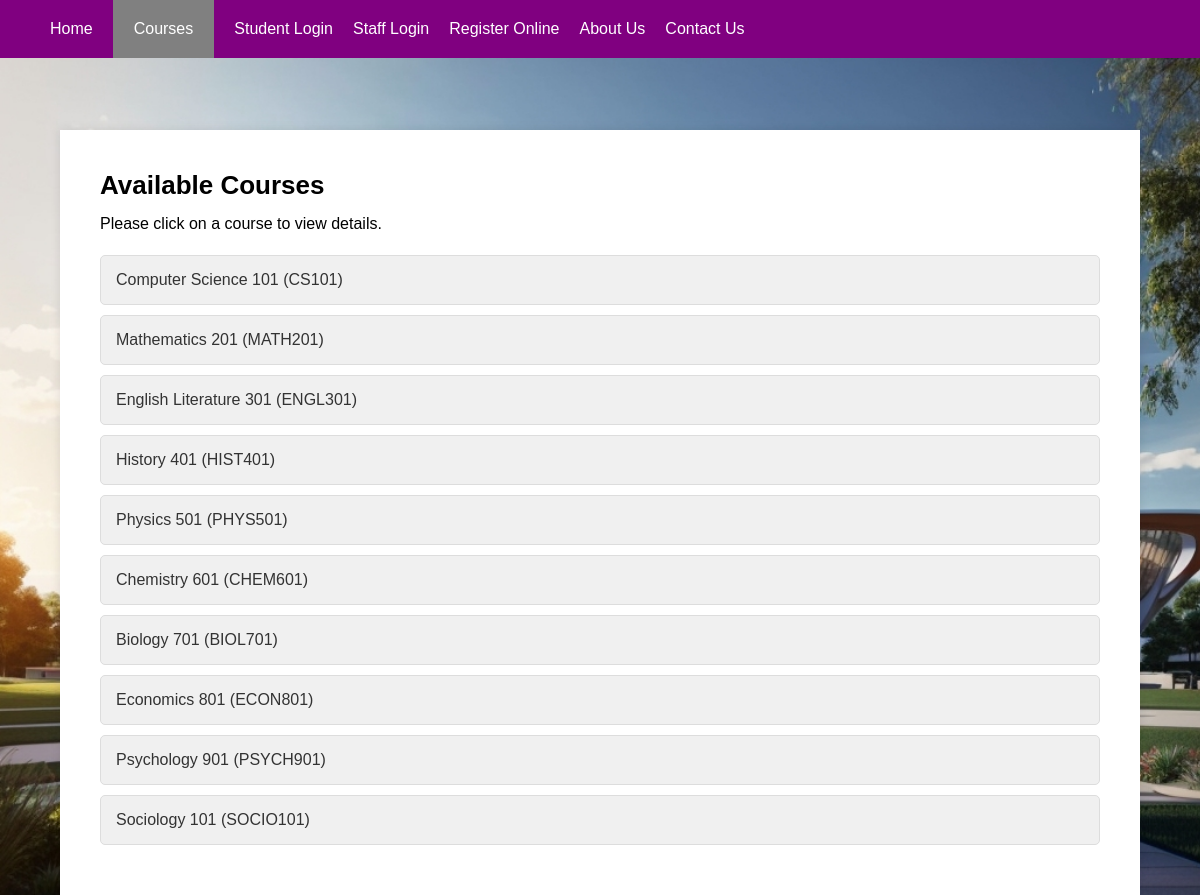
/courses.php, run on the app's committed database.
### tables this page shows
CREATE TABLE IF NOT EXISTS `courses` (
  `course_id` int NOT NULL AUTO_INCREMENT,
  `course_name` varchar(255) NOT NULL,
  `course_code` varchar(10) NOT NULL,
  `course_description` text,
  PRIMARY KEY (`course_id`)
);

### courses.php (the view, shortened to what this page needs)
<!DOCTYPE html>
<html>
<head>
    <link rel="stylesheet" type="text/css" href="style.css">
</head>
<body>
    <?php
    include('db_connection.php');
    include('navbar.php');
    ?>
    <br><br><br><br>
    <div class="container">
        <h1>Available Courses</h1>
<p>Please click on a course to view details.</p> <br>
        <?php
        $query = "SELECT * FROM courses";
        $result = mysqli_query($conn, $query);
        if (mysqli_num_rows($result) > 0) {
            echo "<ul>";
            while ($row = mysqli_fetch_assoc($result)) {
                echo "<li>";
                echo "<a href='course_details.php?course_id=" . $row['course_id'] . "'>";
                echo $row['course_name'] . " (" . $row['course_code'] . ")";
                echo "</a>";
                echo "</li>";
            }
            echo "</ul>";
        } else {
            echo "<p>No courses available at the moment.</p>";
        }
        ?>
    </div>
</body>
</html>

### navbar.php (shortened to what this page needs)
<!DOCTYPE html>
<html>
<head>
    <link rel="stylesheet" type="text/css" href="style.css">
</head>
<body>
    <div class="navbar">
        <ul>
            <li <?php if (basename($_SERVER['PHP_SELF']) == 'index.php') echo 'class="active"'; ?>><a href="index.php">Home</a></li>
            <li <?php if (basename($_SERVER['PHP_SELF']) == 'courses.php') echo 'class="active"'; ?>><a href="courses.php">Courses</a></li>
            <?php
            if (isset($_SESSION['student_id']) || isset($_SESSION['staff_id'])) {
                echo '<a href="logout.php" class="login-logout-button">Logout</a>';
            } else {
                $currentPage = basename($_SERVER['PHP_SELF']);
                $tabs = array(
                    'student_login.php' => 'Student Login',
                    'staff_login.php' => 'Staff Login',
                    'student_register.php' => 'Register Online',
                    'about_us.php' => 'About Us',
                    'contact_us.php' => 'Contact Us'
                );
                foreach ($tabs as $page => $label) {
                    echo '<li ';
                    if ($currentPage == $page) echo 'class="active"';
                    echo '><a href="' . $page . '">' . $label . '</a></li>';
                }
            }
            ?>
        </ul>
    </div>
</body>
</html>

### style.css (style rules this page uses)
body, h1, h2, p, ul, li { margin: 0; padding: 0; }
body { font-family: Arial, sans-serif; background-image: url('images/background.jpg'); background-repeat: no-repeat; background-size: cover; }
.container { max-width: 1000px; margin: 0 auto; padding: 40px; background-color: #fff; box-shadow: 0 0 10px rgba(0, 0, 0, 0.1); }
.navbar { display: flex; justify-content: space-between; align-items: center; background-color: purple; padding: 20px 50px; }
.navbar ul { list-style-type: none; margin: 0; padding: 0; display: flex; align-items: center; }
.navbar li { margin-right: 20px; }
.navbar a { text-decoration: none; color: #fff; }
.navbar li.active a { background-color: grey; padding: 21px; }
h1 { font-size: 26px; margin-bottom: 10px; }
p { font-size: 16px; line-height: 1.6; }
.container ul { list-style-type: none; margin: 0; padding: 0; }
.container li { background-color: #f0f0f0; border: 1px solid #ddd; border-radius: 5px; margin-bottom: 10px; padding: 15px; transition: background-color 0.3s; cursor: pointer; }
.container li a { text-decoration: none; color: #333; }

### data on the page
courses: course_name "Computer Science 101", course_code "CS101"
courses: course_name "Mathematics 201", course_code "MATH201"
courses: course_name "English Literature 301", course_code "ENGL301"
courses: course_name "History 401", course_code "HIST401"
courses: course_name "Physics 501", course_code "PHYS501"
courses: course_name "Chemistry 601", course_code "CHEM601"
courses: course_name "Biology 701", course_code "BIOL701"
courses: course_name "Economics 801", course_code "ECON801"
courses: course_name "Psychology 901", course_code "PSYCH901"
courses: course_name "Sociology 101", course_code "SOCIO101"

### other printed values
$label "Student Login"
$label "Staff Login"
$label "Register Online"
$label "About Us"
$label "Contact Us"
